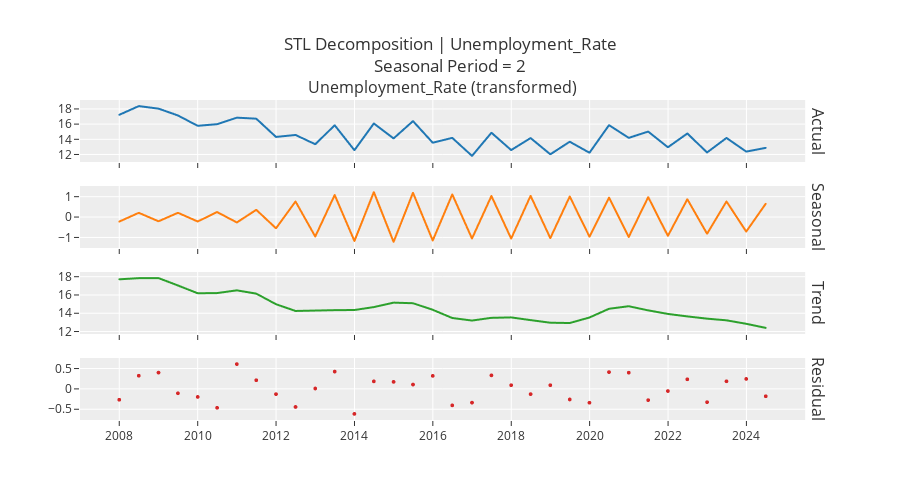

The cell this chart's notebook holds for it:
### Code cell
exp.plot_model(plot="decomp_stl", fig_kwargs={"height": 500})
